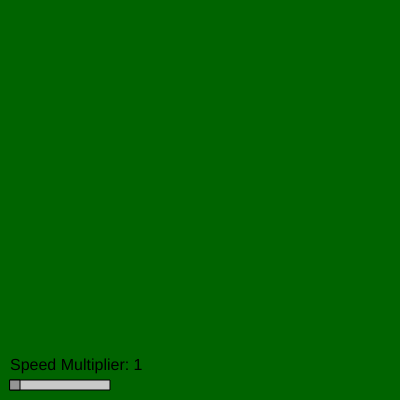
Frame 1 (no input)
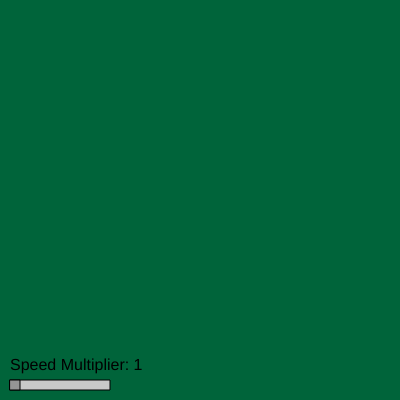
Frame 60 (no input)
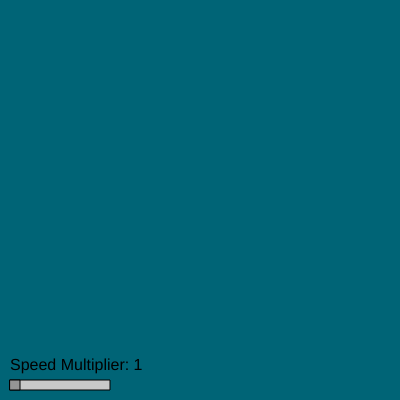
Frame 120 (the mouse pressed at the canvas centre since frame 60)

The p5.js sketch that drew these frames (run headless with seeded random() and noise() and a simulated clock; from frame 60 on, the mouse is pressed at the canvas centre):

// p5.js sketch
// ── sketch.js
function setup() {
  createCanvas(400, 400);
  sliderY = height - 20;
}

function draw() {
  colorChange();
  drawSlider();
  counterMonitor();
  dayChanger();
  addCounterSliderCorrelation();
  
  console.log(counter);
}
// ── color.js
//Contain the rgb values that will be used within
//the variable "color" to change the color of the
//sky
let redValue = 0;
let greenValue = 100;
let blueValue = 0;
let color;

//Alters the rgb values (and by extension the 
//"color" variable) when the time of day changes.
//Determined by the Boolean values for the times 
//of day.
function colorChange() {
  color = `rgb(${redValue}, ${greenValue}, ${blueValue})`;
  background(color);
  
  if (timeDay) {
    blueValue++;
  } else if (timeEvening) {
    greenValue++;
  }
}
// ── counter.js
//Number which the time changes depend upon
let counter = 1;

//Number which affects the rate of change
let addCounter = 1;

//Updates the counter so the day progresses
function counterMonitor() {
  counter += addCounter;
  
  //Makes sure counter is set to a rounded number
  counter = parseFloat(counter.toFixed(2));
}

//Allows for moving of the slider to change 
//addCounter (i.e. the rate of change)
function addCounterSliderCorrelation() {
  addCounter = 1 / sliderValue;
  addCounter = parseFloat(addCounter.toFixed(2));
}
// ── slider.js
/*This file contains most things related to the slider such as the initial variables, the functions related to the slider and drawing the slider. The function which deals with the correlation between the slider and the counter is in counter.js*/

//Initial variables
let sliderX = 10; // X position of the slider
let sliderY;      // Y position of the slider
let sliderWidth = 100;
let sliderHeight = 10;
let sliderValue = 1; // Default value of the slider
let dragging = false;

//Functions that allow user interaction with the slider
function mousePressed() {
  // Check if the mouse is over the slider handle
  if (mouseX > sliderX && mouseX < sliderX + sliderWidth && mouseY > sliderY && mouseY < sliderY + sliderHeight) {
    dragging = true;
  }
}

function mouseReleased() {
  dragging = false;
}

function mouseDragged() {
  if (dragging) {
    // Update the slider value based on mouse position
    sliderValue = constrain(map(mouseX, sliderX, sliderX + sliderWidth, 1, 10), 1, 10);
  }
}

//Puts all the pieces of the slider together for the
//drawing which will be activated in draw.js
function drawSlider() {
  //Draw the slider
  fill(200);
  rect(sliderX, sliderY, sliderWidth, sliderHeight);
  
  // Draw the slider handle
  fill(150);
  if (dragging) {
    fill(100);
  }
  rect(sliderX + map(sliderValue, 1, 10, 0, sliderWidth), sliderY, 10, sliderHeight);
  
  // Display the value of the slider
  fill(0);
  textSize(16);
  text("Speed Multiplier: " + sliderValue, sliderX, sliderY - 10);
}
// ── time.js
//Day Variables
let timeDay;
let timeEvening;
let timeNight;

//Time of day changes are made when counter reaches
//certain number thresholds
function dayChanger() {
  if (counter < 200) {
    timeDay = true;
    timeNight = false;
    //skyBlue++;
  } else if (counter > 200 && counter < 400) {
    timeDay = false;
    timeEvening = true;
  } else if (counter > 400 && counter < 600) {
    timeEvening = false;
    timeNight = true;
  } else if (counter > 600) {
    counter = 0;
  }
}
